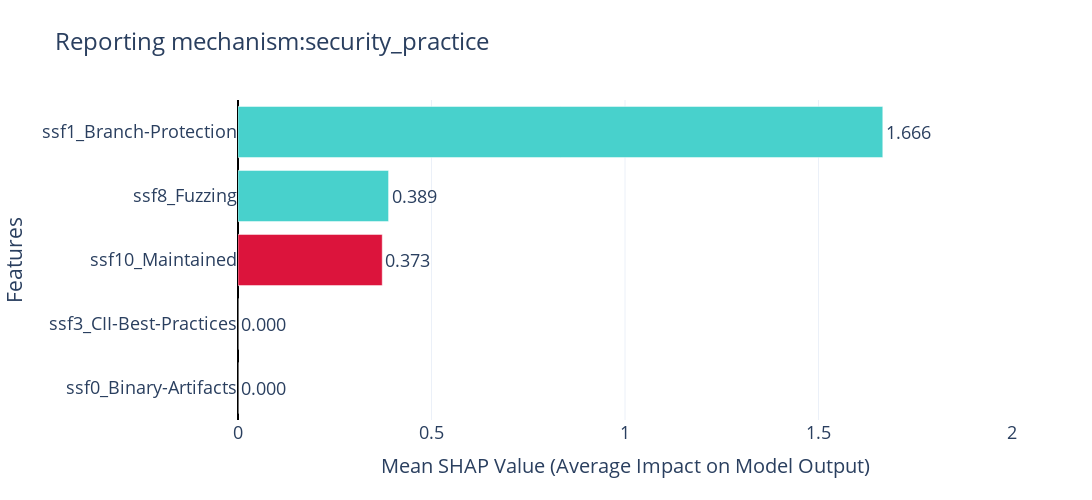
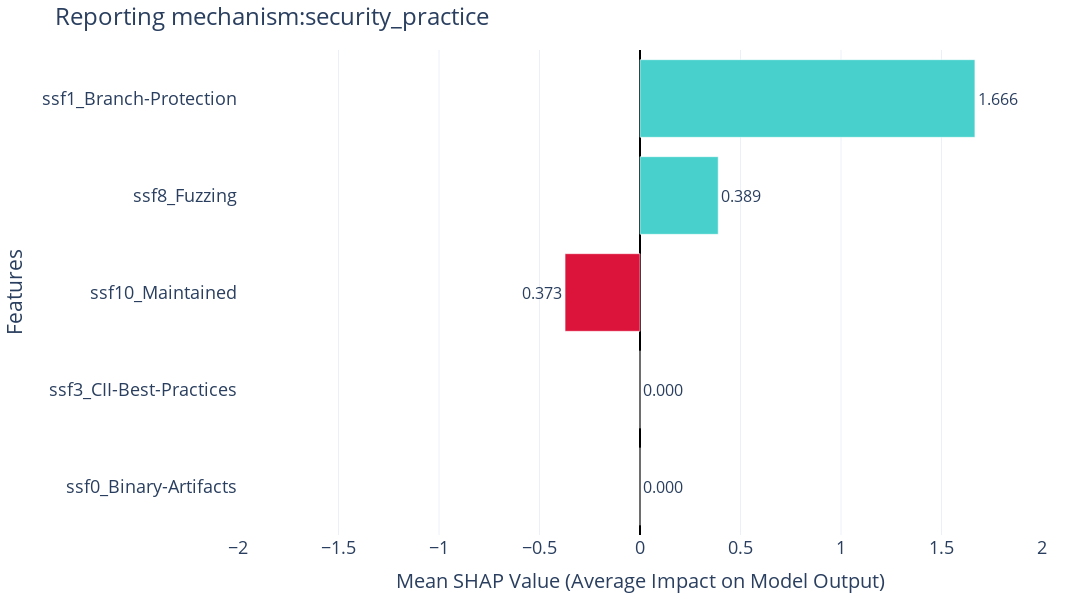

Notebook source saved alongside these figures, in order:
### Markdown cell above
Tree: HistGradientBoost

### Code cell
if model_type == "hist":
    #### Tree explainer ####
    explainer = shap.TreeExplainer(model)
    shap_values_tree = explainer.shap_values(X_test)


    # Check if SHAP values are a list (Binary classification case)
    if isinstance(shap_values_tree, list):  
        shap_values_tree = shap_values_tree[1]  # Use Class 1 SHAP values

    # Ensure it's a NumPy array
    shap_values_tree = np.array(shap_values_tree)

    print("SHAP values shape:", shap_values_tree.shape)  # Debugging

    print("Data in SHAP values:")
    print(shap_values_tree)  # Print data for check

    print("-" * 40)
    ##############################################################################################

    #### Mean and Absolute Mean SHAP values ####
    shap_df = pd.DataFrame(shap_values_tree, columns=X_test.columns)

    # Compute absolute mean SHAP values
    abs_mean_shap_raw = shap_df.abs().mean(0).sort_values(ascending=False)
    print("Absolute Mean SHAP raw:")
    print(abs_mean_shap_raw)

    # Compute actual mean SHAP values
    mean_shap_raw = shap_df.mean(0).sort_values(ascending=False)
    print("Mean SHAP raw:")
    print(mean_shap_raw)

    print("-" * 40)
    ##############################################################################################

    #### Plot by SHAP ####
    custom_cmap = mcolors.LinearSegmentedColormap.from_list("pink_skyblue", ["mediumturquoise", "crimson"])#cmap
    shap.summary_plot(shap_values_tree, X_test, cmap=custom_cmap) # Create the SHAP summary plot

    ##############################################################################################

    #### Prepare Data for Custom Plot ####
    feature_names = X_test.columns.tolist()  # Get feature names from X_test

    # Convert SHAP values to DataFrame
    df_class_1 = pd.DataFrame(shap_values_tree, columns=feature_names)

    # Display first few rows
    print(df_class_1.head())
    print("-" * 40)
    ##############################################################################################

    #### Plot by Me ####
    # Compute absolute mean SHAP values for correct sorting
    df_mean = df_class_1.abs().mean().reset_index()
    df_mean.columns = ['Feature', 'Mean |SHAP Value|']
    df_mean = df_mean.sort_values(by="Mean |SHAP Value|", ascending=True)  # Sort by absolute impact

    # Compute actual mean SHAP values for correct bar coloring
    df_signed_mean = df_class_1.mean(numeric_only=True).reset_index()
    df_signed_mean.columns = ['Feature', 'Mean SHAP Value']

    # Merge both to get proper ordering and sign information
    df_final = df_mean.merge(df_signed_mean, on="Feature")

    # Assign colors: red for positive, blue for negative values
    df_final["Color"] = df_final["Mean SHAP Value"].apply(lambda x: "mediumturquoise" if x >= 0 else "crimson")

    # Creating the horizontal bar plot with correct order
    fig = go.Figure()

    fig.add_trace(go.Bar(
        x=df_final["Mean |SHAP Value|"],
        y=df_final["Feature"],
        orientation='h',
        marker=dict(color=df_final["Color"]),
        text=[f"{v:.3f}" for v in df_final["Mean |SHAP Value|"]],  # Annotate absolute SHAP values
        textposition="outside"
    ))

    # Updating layout to match SHAP importance plot style
    fig.update_layout(

        title=f"{cate}:{feature}",
        title_font_size=24,
        xaxis_title="Mean SHAP Value (Average Impact on Model Output)",
        xaxis_title_font_size=20, 
        yaxis_title="Features",
        yaxis_title_font_size=21,
        template="plotly_white",
        font=dict(size=18),  # Increase overall font size
        xaxis=dict(
            range=model_range,
            tickfont=dict(size=18),  # Increase x-axis tick label font size
            zeroline=True,  # Keep central reference line
            zerolinecolor="black",
            zerolinewidth=2,
        ),
        yaxis=dict(
            tickfont=dict(size=18)  # Increase y-axis tick label font size
        ),
        showlegend=False,  # No legend needed
        width=1200,  # Set figure width
        height=500,  # Set figure height
    )

    # Show the plot
    fig.show()
    # Ensure the "shap" directory exists before saving
    directory = "shap"
    os.makedirs(directory, exist_ok=True)  # Create folder if it doesn't exist

    # Define save path
    save_path = f"{directory}/{cate}_{feature}_bar_left_plot.png"

    # Save the figure as an image
    fig.write_image(save_path)
    print(f"Figure saved successfully at: {save_path}")
    ##############################################################################################
        
    #### Plot ####
    # Compute absolute mean SHAP values for correct sorting
    df_mean = df_class_1.abs().mean().reset_index()
    df_mean.columns = ['Feature', 'Mean |SHAP Value|']
    df_mean = df_mean.sort_values(by="Mean |SHAP Value|", ascending=True)

    # Compute actual mean SHAP values for correct bar coloring
    df_signed_mean = df_class_1.mean(numeric_only=True).reset_index()
    df_signed_mean.columns = ['Feature', 'Mean SHAP Value']

    # Merge both to get proper ordering and sign information
    df_final = df_mean.merge(df_signed_mean, on="Feature")

    # Assign colors: red for positive, blue for negative values
    df_final["Color"] = df_final["Mean SHAP Value"].apply(lambda x: "mediumturquoise" if x >= 0 else "crimson")

    # Adjust x values: move positive SHAP values to the negative x-axis
    df_final["Adjusted SHAP Value"] = df_final.apply(
        lambda row: -row["Mean |SHAP Value|"] if row["Mean SHAP Value"] <= 0 else row["Mean |SHAP Value|"], axis=1
    )

    # Determine max range for better spacing
    max_x = max(df_final["Mean |SHAP Value|"]) * 1.2  # Extend the range by 20% for better spacing

    # Creating the horizontal bar plot with correct order
    fig = go.Figure()
    fig.add_trace(go.Bar(
        x=df_final["Adjusted SHAP Value"],
        y=df_final["Feature"],
        orientation='h',
        marker=dict(color=df_final["Color"]),
        text=[f"{v:.3f}" for v in df_final["Mean |SHAP Value|"]],  # Annotate absolute SHAP values
        textposition="outside",  # Move text outside to avoid overlap
        textfont=dict(size=16),  # Increase font size for visibility
    ))

    # Updating layout to match SHAP importance plot style
    fig.update_layout(
        title=f"{cate}:{feature}",
        title_font_size=24,
        xaxis_title="Mean SHAP Value (Average Impact on Model Output)",
        xaxis_title_font_size=20,
        yaxis_title="Features",
        yaxis_title_font_size=21,
        template="plotly_white",
        font=dict(size=18),
        xaxis=dict(
            range=model_range1,  # Extend range to avoid label cutting
            tickfont=dict(size=18),
            zeroline=True,  # Keep central reference line
            zerolinecolor="black",
            zerolinewidth=2,
        ),
        yaxis=dict(
            tickfont=dict(size=18),
            automargin=True  # Automatically adjust margins
        ),
        showlegend=False,
        width=1400,  # Increase width to fit labels better
        height=600,  # Increase height for better spacing
        margin=dict(l=200, r=50, t=50, b=50),  # Extend left margin for long feature names
    )

    # Show the plot
    fig.show()
    # Ensure the "shap" directory exists before saving
    directory = "shap"
    os.makedirs(directory, exist_ok=True)  # Create folder if it doesn't exist

    # Define save path
    save_path = f"{directory}/{cate}_{feature}_diverging_plot.png"

    # Save the figure as an image
    fig.write_image(save_path)
    print(f"Figure saved successfully at: {save_path}")

### Figure 1 — Plotly figure (JSON) as saved in the notebook; plotly's stock layout.template omitted (floating-point values rounded to 4 significant figures)
{"data": [{"marker": {"color": ["mediumturquoise", "mediumturquoise", "crimson", "mediumturquoise", "mediumturquoise"]}, "orientation": "h", "text": ["0.000", "0.000", "0.373", "0.389", "1.666"], "textposition": "outside", "type": "bar", "x": [0.0, 0.0, 0.3727, 0.3891, 1.666], "y": ["ssf0_Binary-Artifacts", "ssf3_CII-Best-Practices", "ssf10_Maintained", "ssf8_Fuzzing", "ssf1_Branch-Protection"]}], "layout": {"font": {"size": 18}, "height": 500, "showlegend": false, "title": {"font": {"size": 24}, "text": "Reporting mechanism:security_practice"}, "width": 1200, "xaxis": {"range": [0, 2], "tickfont": {"size": 18}, "title": {"font": {"size": 20}, "text": "Mean SHAP Value (Average Impact on Model Output)"}, "zeroline": true, "zerolinecolor": "black", "zerolinewidth": 2}, "yaxis": {"tickfont": {"size": 18}, "title": {"font": {"size": 21}, "text": "Features"}}}}

### Figure 2 — Plotly figure (JSON) as saved in the notebook; plotly's stock layout.template omitted (floating-point values rounded to 4 significant figures)
{"data": [{"marker": {"color": ["mediumturquoise", "mediumturquoise", "crimson", "mediumturquoise", "mediumturquoise"]}, "orientation": "h", "text": ["0.000", "0.000", "0.373", "0.389", "1.666"], "textfont": {"size": 16}, "textposition": "outside", "type": "bar", "x": [-0.0, -0.0, -0.3727, 0.3891, 1.666], "y": ["ssf0_Binary-Artifacts", "ssf3_CII-Best-Practices", "ssf10_Maintained", "ssf8_Fuzzing", "ssf1_Branch-Protection"]}], "layout": {"font": {"size": 18}, "height": 600, "margin": {"b": 50, "l": 200, "r": 50, "t": 50}, "showlegend": false, "title": {"font": {"size": 24}, "text": "Reporting mechanism:security_practice"}, "width": 1400, "xaxis": {"range": [-2, 2], "tickfont": {"size": 18}, "title": {"font": {"size": 20}, "text": "Mean SHAP Value (Average Impact on Model Output)"}, "zeroline": true, "zerolinecolor": "black", "zerolinewidth": 2}, "yaxis": {"automargin": true, "tickfont": {"size": 18}, "title": {"font": {"size": 21}, "text": "Features"}}}}
